Frame 1 (no input): blank canvas, image omitted
Frame 60 (the mouse pressed at the canvas centre just before this capture): blank canvas, image omitted
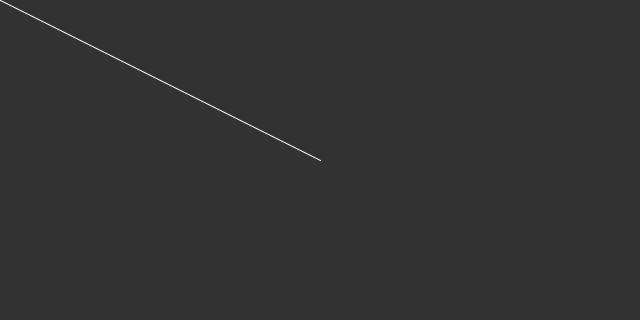
Frame 120 (the mouse held since frame 60 and released just before this capture)

The Processing sketch whose frames 1 and 60 were blank and that drew this single picture after the mouse press (run headless with seeded random() and noise(); from frame 60 on, the mouse is pressed at the canvas centre):

// Processing sketch: sketch_1
// ── sketch_1.pde
void setup()
{
  size(640, 320);
  background(50);
}
void draw()
{
  
  fill(150);
  stroke(255);
  //rectMode(CENTER);
  //rect(mouseX, mouseY, 100, 50);
  line(pmouseX,pmouseY,mouseX,mouseY);
}
void mousePressed()
{
  background(50);
}

void keyPressed()
{
  background(0,50,230);
}
